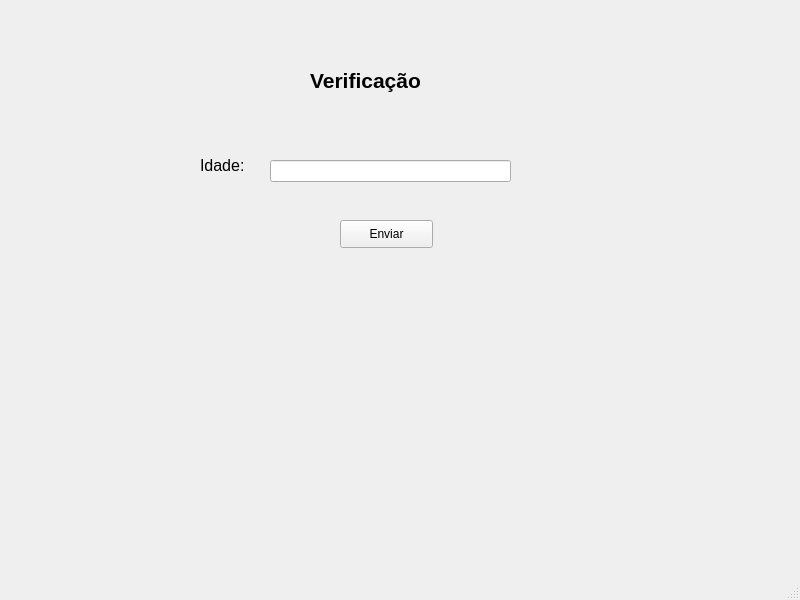
<?xml version="1.0" encoding="UTF-8"?>
<ui version="4.0">
 <class>MainWindow</class>
 <widget class="QMainWindow" name="MainWindow">
  <property name="geometry">
   <rect>
    <x>0</x>
    <y>0</y>
    <width>800</width>
    <height>600</height>
   </rect>
  </property>
  <property name="windowTitle">
   <string>MainWindow</string>
  </property>
  <widget class="QWidget" name="centralwidget">
   <widget class="QLabel" name="label_titulo">
    <property name="geometry">
     <rect>
      <x>310</x>
      <y>50</y>
      <width>151</width>
      <height>61</height>
     </rect>
    </property>
    <property name="font">
     <font>
      <pointsize>16</pointsize>
      <weight>75</weight>
      <bold>true</bold>
     </font>
    </property>
    <property name="text">
     <string>Verificação</string>
    </property>
   </widget>
   <widget class="QLabel" name="label_idade">
    <property name="geometry">
     <rect>
      <x>200</x>
      <y>150</y>
      <width>61</width>
      <height>31</height>
     </rect>
    </property>
    <property name="font">
     <font>
      <pointsize>12</pointsize>
     </font>
    </property>
    <property name="text">
     <string>Idade:</string>
    </property>
   </widget>
   <widget class="QLineEdit" name="lineEdit_idade">
    <property name="geometry">
     <rect>
      <x>270</x>
      <y>160</y>
      <width>241</width>
      <height>22</height>
     </rect>
    </property>
   </widget>
   <widget class="QLabel" name="label_resposta">
    <property name="geometry">
     <rect>
      <x>210</x>
      <y>290</y>
      <width>171</width>
      <height>81</height>
     </rect>
    </property>
    <property name="text">
     <string/>
    </property>
   </widget>
   <widget class="QPushButton" name="pushButton_Enviar">
    <property name="geometry">
     <rect>
      <x>340</x>
      <y>220</y>
      <width>93</width>
      <height>28</height>
     </rect>
    </property>
    <property name="text">
     <string>Enviar</string>
    </property>
   </widget>
  </widget>
  <widget class="QMenuBar" name="menubar">
   <property name="geometry">
    <rect>
     <x>0</x>
     <y>0</y>
     <width>800</width>
     <height>26</height>
    </rect>
   </property>
  </widget>
  <widget class="QStatusBar" name="statusbar"/>
 </widget>
 <resources/>
 <connections/>
</ui>
